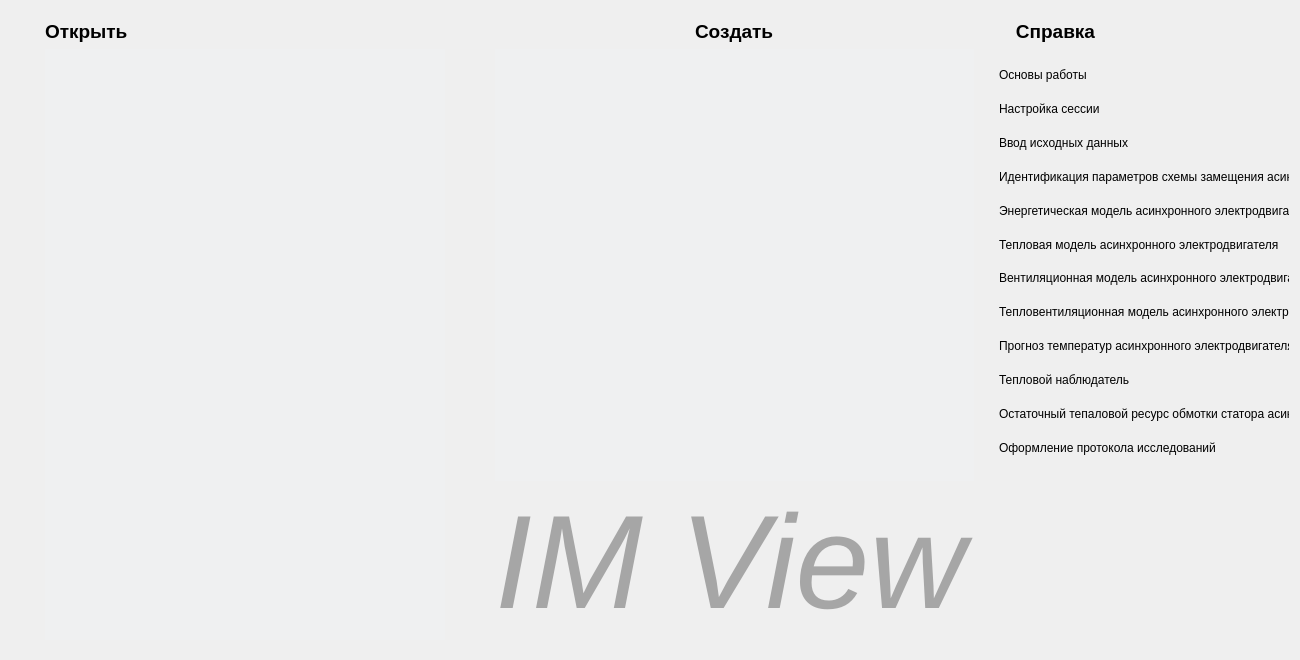
<?xml version="1.0" encoding="UTF-8"?>
<ui version="4.0">
 <class>Start_app</class>
 <widget class="QWidget" name="Start_app">
  <property name="geometry">
   <rect>
    <x>0</x>
    <y>0</y>
    <width>1300</width>
    <height>660</height>
   </rect>
  </property>
  <property name="windowTitle">
   <string>Form</string>
  </property>
  <layout class="QGridLayout" name="gridLayout">
   <item row="0" column="1">
    <widget class="QWidget" name="widget_2" native="true">
     <layout class="QVBoxLayout" name="verticalLayout">
      <item alignment="Qt::AlignmentFlag::AlignHCenter|Qt::AlignmentFlag::AlignVCenter">
       <widget class="QLabel" name="label_16">
        <property name="font">
         <font>
          <family>Arial</family>
          <pointsize>14</pointsize>
          <bold>true</bold>
         </font>
        </property>
        <property name="text">
         <string>Создать</string>
        </property>
       </widget>
      </item>
      <item>
       <widget class="QTableWidget" name="tableWidget_2">
        <property name="sizePolicy">
         <sizepolicy hsizetype="Preferred" vsizetype="Expanding">
          <horstretch>0</horstretch>
          <verstretch>0</verstretch>
         </sizepolicy>
        </property>
        <property name="maximumSize">
         <size>
          <width>16777215</width>
          <height>16777215</height>
         </size>
        </property>
        <property name="palette">
         <palette>
          <active>
           <colorrole role="Base">
            <brush brushstyle="SolidPattern">
             <color alpha="255">
              <red>239</red>
              <green>240</green>
              <blue>241</blue>
             </color>
            </brush>
           </colorrole>
          </active>
          <inactive>
           <colorrole role="Base">
            <brush brushstyle="SolidPattern">
             <color alpha="255">
              <red>239</red>
              <green>240</green>
              <blue>241</blue>
             </color>
            </brush>
           </colorrole>
          </inactive>
          <disabled/>
         </palette>
        </property>
        <property name="styleSheet">
         <string notr="true"/>
        </property>
        <property name="frameShape">
         <enum>QFrame::Shape::NoFrame</enum>
        </property>
        <property name="verticalScrollBarPolicy">
         <enum>Qt::ScrollBarPolicy::ScrollBarAsNeeded</enum>
        </property>
        <property name="selectionMode">
         <enum>QAbstractItemView::SelectionMode::SingleSelection</enum>
        </property>
        <property name="showGrid">
         <bool>false</bool>
        </property>
        <property name="gridStyle">
         <enum>Qt::PenStyle::SolidLine</enum>
        </property>
        <property name="sortingEnabled">
         <bool>false</bool>
        </property>
       </widget>
      </item>
      <item alignment="Qt::AlignmentFlag::AlignHCenter">
       <widget class="QLabel" name="label_3">
        <property name="palette">
         <palette>
          <active>
           <colorrole role="WindowText">
            <brush brushstyle="SolidPattern">
             <color alpha="255">
              <red>166</red>
              <green>166</green>
              <blue>166</blue>
             </color>
            </brush>
           </colorrole>
           <colorrole role="Text">
            <brush brushstyle="SolidPattern">
             <color alpha="255">
              <red>0</red>
              <green>0</green>
              <blue>0</blue>
             </color>
            </brush>
           </colorrole>
           <colorrole role="ButtonText">
            <brush brushstyle="SolidPattern">
             <color alpha="255">
              <red>0</red>
              <green>0</green>
              <blue>0</blue>
             </color>
            </brush>
           </colorrole>
          </active>
          <inactive>
           <colorrole role="WindowText">
            <brush brushstyle="SolidPattern">
             <color alpha="255">
              <red>166</red>
              <green>166</green>
              <blue>166</blue>
             </color>
            </brush>
           </colorrole>
           <colorrole role="Text">
            <brush brushstyle="SolidPattern">
             <color alpha="255">
              <red>0</red>
              <green>0</green>
              <blue>0</blue>
             </color>
            </brush>
           </colorrole>
           <colorrole role="ButtonText">
            <brush brushstyle="SolidPattern">
             <color alpha="255">
              <red>0</red>
              <green>0</green>
              <blue>0</blue>
             </color>
            </brush>
           </colorrole>
          </inactive>
          <disabled/>
         </palette>
        </property>
        <property name="styleSheet">
         <string notr="true">QLabel {
    text: &quot;Hello world&quot;
    font.pixelSize: 200
    font.italic: true
    color: red
}</string>
        </property>
        <property name="text">
         <string>&lt;html&gt;&lt;head/&gt;&lt;body&gt;&lt;p&gt;&lt;span style=&quot; font-size:100pt; font-style:italic;&quot;&gt;IM View&lt;/span&gt;&lt;/p&gt;&lt;/body&gt;&lt;/html&gt;</string>
        </property>
        <property name="scaledContents">
         <bool>true</bool>
        </property>
       </widget>
      </item>
     </layout>
    </widget>
   </item>
   <item row="0" column="2">
    <widget class="QWidget" name="widget_3" native="true">
     <property name="minimumSize">
      <size>
       <width>300</width>
       <height>0</height>
      </size>
     </property>
     <property name="maximumSize">
      <size>
       <width>550</width>
       <height>16777215</height>
      </size>
     </property>
     <widget class="QLabel" name="label">
      <property name="geometry">
       <rect>
        <x>6</x>
        <y>6</y>
        <width>100</width>
        <height>30</height>
       </rect>
      </property>
      <property name="font">
       <font>
        <family>Arial</family>
        <pointsize>14</pointsize>
        <bold>true</bold>
       </font>
      </property>
      <property name="text">
       <string>&lt;html&gt;&lt;head/&gt;&lt;body&gt;&lt;p align=&quot;right&quot;&gt;Справка&lt;/p&gt;&lt;/body&gt;&lt;/html&gt;</string>
      </property>
      <property name="alignment">
       <set>Qt::AlignmentFlag::AlignLeading|Qt::AlignmentFlag::AlignLeft|Qt::AlignmentFlag::AlignVCenter</set>
      </property>
     </widget>
     <widget class="QWidget" name="layoutWidget">
      <property name="geometry">
       <rect>
        <x>10</x>
        <y>50</y>
        <width>513</width>
        <height>401</height>
       </rect>
      </property>
      <layout class="QGridLayout" name="gridLayout_4">
       <item row="0" column="0">
        <widget class="MyLabel" name="label_4">
         <property name="styleSheet">
          <string notr="true">a:focus { outline:none }</string>
         </property>
         <property name="text">
          <string>Основы работы</string>
         </property>
        </widget>
       </item>
       <item row="1" column="0">
        <widget class="MyLabel" name="label_5">
         <property name="text">
          <string>Настройка сессии</string>
         </property>
        </widget>
       </item>
       <item row="2" column="0">
        <widget class="MyLabel" name="label_6">
         <property name="text">
          <string>Ввод исходных данных</string>
         </property>
        </widget>
       </item>
       <item row="3" column="0">
        <widget class="MyLabel" name="label_7">
         <property name="text">
          <string>Идентификация параметров схемы замещения асинхронного электродвигателя</string>
         </property>
        </widget>
       </item>
       <item row="4" column="0">
        <widget class="MyLabel" name="label_8">
         <property name="text">
          <string>Энергетическая модель асинхронного электродвигателя</string>
         </property>
        </widget>
       </item>
       <item row="5" column="0">
        <widget class="MyLabel" name="label_9">
         <property name="text">
          <string>Тепловая модель асинхронного электродвигателя</string>
         </property>
        </widget>
       </item>
       <item row="6" column="0">
        <widget class="MyLabel" name="label_10">
         <property name="text">
          <string>Вентиляционная модель асинхронного электродвигателя</string>
         </property>
        </widget>
       </item>
       <item row="7" column="0">
        <widget class="MyLabel" name="label_11">
         <property name="text">
          <string>Тепловентиляционная модель асинхронного электродвигателя</string>
         </property>
        </widget>
       </item>
       <item row="8" column="0">
        <widget class="MyLabel" name="label_12">
         <property name="text">
          <string>Прогноз температур асинхронного электродвигателя</string>
         </property>
        </widget>
       </item>
       <item row="9" column="0">
        <widget class="MyLabel" name="label_13">
         <property name="text">
          <string>Тепловой наблюдатель</string>
         </property>
        </widget>
       </item>
       <item row="10" column="0">
        <widget class="MyLabel" name="label_14">
         <property name="text">
          <string>Остаточный тепаловой ресурс обмотки статора асинхронного электродвигателя</string>
         </property>
        </widget>
       </item>
       <item row="11" column="0">
        <widget class="MyLabel" name="label_15">
         <property name="lineWidth">
          <number>1</number>
         </property>
         <property name="text">
          <string>Оформление протокола исследований</string>
         </property>
        </widget>
       </item>
      </layout>
     </widget>
    </widget>
   </item>
   <item row="0" column="0">
    <widget class="QWidget" name="widget" native="true">
     <property name="sizePolicy">
      <sizepolicy hsizetype="Preferred" vsizetype="Preferred">
       <horstretch>0</horstretch>
       <verstretch>0</verstretch>
      </sizepolicy>
     </property>
     <property name="minimumSize">
      <size>
       <width>300</width>
       <height>0</height>
      </size>
     </property>
     <property name="maximumSize">
      <size>
       <width>500</width>
       <height>16777215</height>
      </size>
     </property>
     <layout class="QGridLayout" name="gridLayout_2">
      <item row="0" column="0" alignment="Qt::AlignmentFlag::AlignVCenter">
       <widget class="MyLabel" name="label_2">
        <property name="font">
         <font>
          <family>Arial</family>
          <pointsize>14</pointsize>
          <bold>true</bold>
         </font>
        </property>
        <property name="text">
         <string>Открыть</string>
        </property>
        <property name="textFormat">
         <enum>Qt::TextFormat::AutoText</enum>
        </property>
       </widget>
      </item>
      <item row="1" column="0">
       <widget class="QTableWidget" name="tableWidget">
        <property name="sizePolicy">
         <sizepolicy hsizetype="Expanding" vsizetype="Expanding">
          <horstretch>0</horstretch>
          <verstretch>0</verstretch>
         </sizepolicy>
        </property>
        <property name="minimumSize">
         <size>
          <width>300</width>
          <height>0</height>
         </size>
        </property>
        <property name="maximumSize">
         <size>
          <width>400</width>
          <height>16777215</height>
         </size>
        </property>
        <property name="palette">
         <palette>
          <active>
           <colorrole role="Base">
            <brush brushstyle="SolidPattern">
             <color alpha="255">
              <red>239</red>
              <green>240</green>
              <blue>241</blue>
             </color>
            </brush>
           </colorrole>
          </active>
          <inactive>
           <colorrole role="Base">
            <brush brushstyle="SolidPattern">
             <color alpha="255">
              <red>239</red>
              <green>240</green>
              <blue>241</blue>
             </color>
            </brush>
           </colorrole>
          </inactive>
          <disabled/>
         </palette>
        </property>
        <property name="frameShape">
         <enum>QFrame::Shape::NoFrame</enum>
        </property>
        <property name="selectionMode">
         <enum>QAbstractItemView::SelectionMode::NoSelection</enum>
        </property>
        <property name="showGrid">
         <bool>false</bool>
        </property>
       </widget>
      </item>
     </layout>
    </widget>
   </item>
  </layout>
 </widget>
 <customwidgets>
  <customwidget>
   <class>MyLabel</class>
   <extends>QLabel</extends>
   <header>mylabel.h</header>
  </customwidget>
 </customwidgets>
 <resources/>
 <connections/>
</ui>
